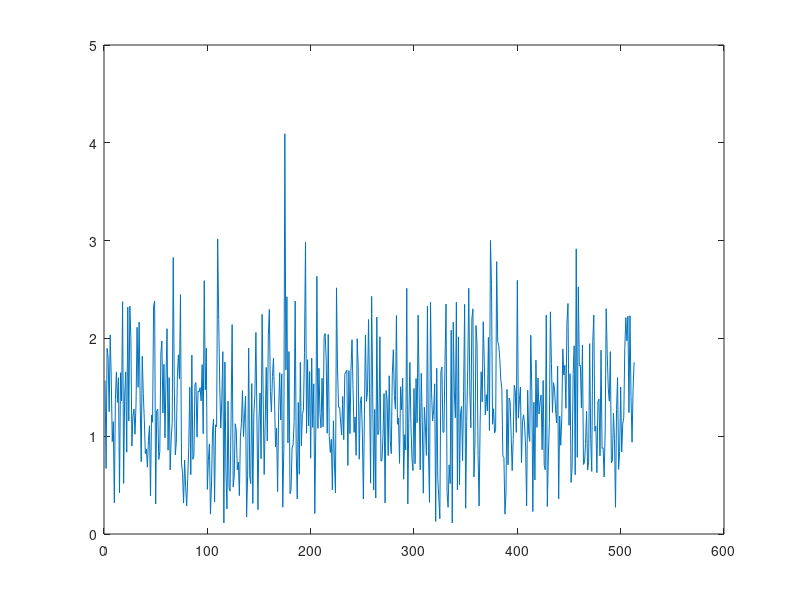

MATLAB code for this plot:
clear all;
close all;

%% Define parameters

F_s = 10^6;
T = 1/F_s;

f_0 = 10^5;
omega_0 = 2*pi*f_0;
phi = pi/8;
A = 1;

SNR_decibel = 0;
SNR = db2mag(SNR_decibel);
sigma = sqrt(A^2./(2*SNR));

N = 513;
n_0 = -256;
t = 0:T:T*(N-1);
k = [10,12,14,16,18,20];

t1 = A* exp(1i*(omega_0*t + phi));
t2 = sigma*randn(N,1);
t3 = 1i*sigma*randn(N,1);

x = A* exp(1i*(omega_0*t + phi)) + sigma*randn(1,N) + 1i*sigma*randn(1,N);

plot(abs(x))
